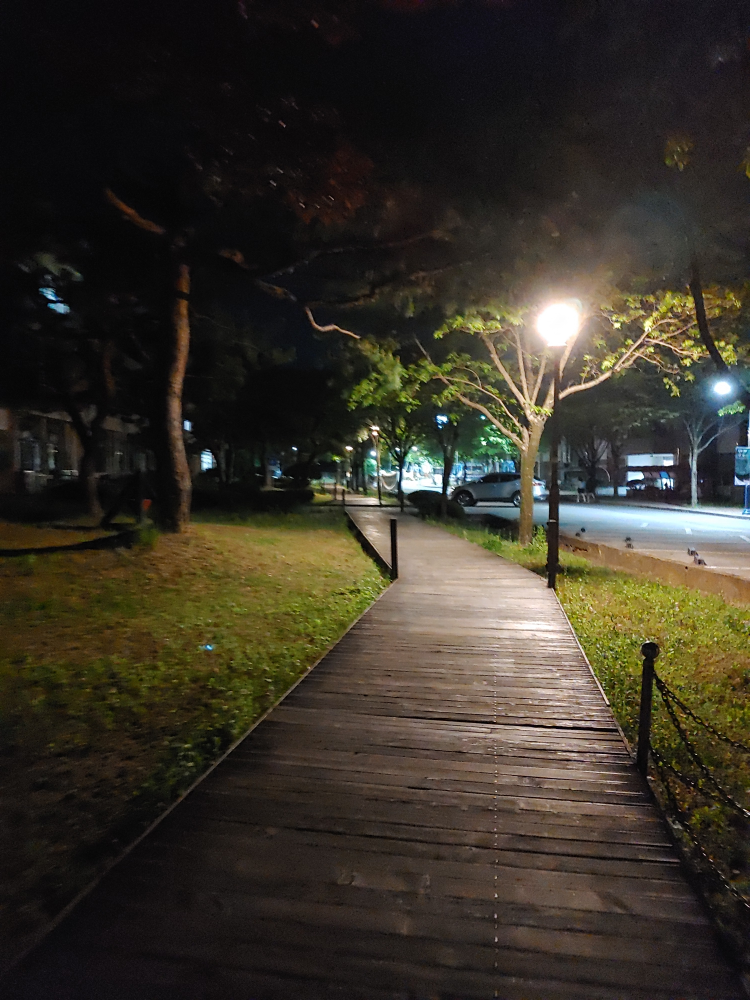
#> input picture Equalization and Function/KakaoTalk_20220427_144230142.jpg, 3000 x 4000 px (shown at 1/4 size); its folder holds only this picture in this run
$ python Streching.py
#> lines starting #> are read from the running program, lines starting #| are printed output that depends on the picture; after the words box and inside, x2 and y2 are one past the last pixel; in counts of white or black regions, pixels touching at a corner belong together
import cv2
import numpy as np
import matplotlib.pyplot as plt
from tkinter import *
from tkinter import  filedialog as fd

def StrechingLut(a, b) :
    LUT = np.zeros(256, dtype=np.uint8)
    for i in range(256):
        nv = 255/(b-a)*(i-a)
        if nv > 255 : nv = 255
        if nv < 0 : nv = 0
        LUT[i] = nv
    return LUT

def ShowHist(img,name) :
    plt.subplot(121),plt.imshow(img,"gray"),plt.title(name)
    plt.subplot(122),plt.hist(img.ravel(), 256, [0, 256]), plt.title(name+"Hist")
    plt.title("Histogram of "+name)
    plt.show()

root = Tk()
filename = fd.askopenfilename(initialdir="/", title= "Select file",filetypes=(("image files",("*.jpg","*.png")),("allfiles","*")))
#> the answer given: KakaoTalk_20220427_144230142.jpg
w = 300
h = 400
cvRgbImg = cv2.imread(filename,cv2.IMREAD_COLOR);
#> cvRgbImg is the input picture: shape (4000, 3000, 3); mean B, G, R 40.3, 50.9, 56.1
cvRgbImg = cv2.resize(cvRgbImg,(300,400))
#> cvRgbImg: shape (400, 300, 3)
cv2.imshow("cvRgbImg",cvRgbImg)
cv2.waitKey(0)

cvGrayImg = cv2.cvtColor(cvRgbImg,cv2.COLOR_RGB2GRAY)
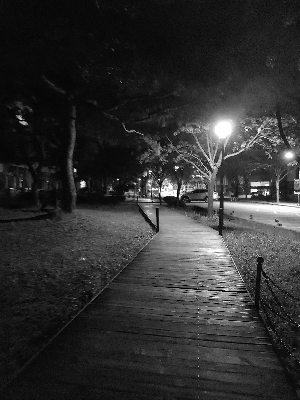
#> cvGrayImg: shape (400, 300); min 0, max 255, mean 48.5
ShowHist(cvGrayImg,"cvGrayImg")

cv2.imshow("cvGrayImg",cvGrayImg)
cv2.waitKey(0)

cvStreching = cvGrayImg
LUT = StrechingLut(5,150)
for y in range(h) :
    for x in range(w) :
        cvStreching[y,x] = LUT[cvGrayImg[y,x]]
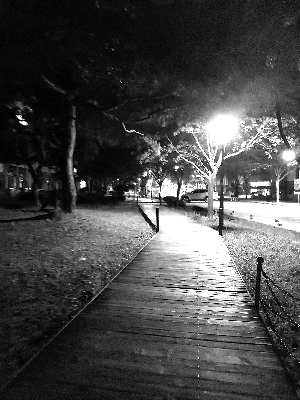
#> cvStreching: shape (400, 300); min 0, max 255, mean 72.4
ShowHist(cvStreching, "cvStreching")
cv2.imshow("histogram Streching",cvStreching)
cv2.waitKey(0)


cvEqualize = cv2.equalizeHist(cvGrayImg)
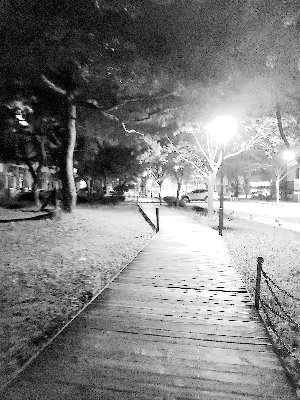
#> cvEqualize: shape (400, 300); min 0, max 255, mean 129.3
ShowHist(cvEqualize,"cvEqualize")
cv2.imshow("histogram Equalize", cvEqualize)
cv2.waitKey(0)


cvMinus = cvStreching-cvEqualize
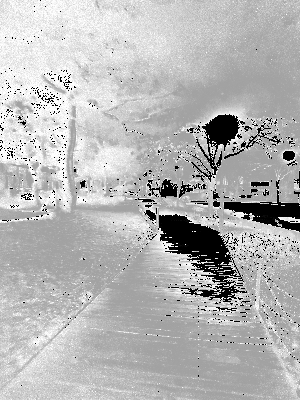
#> cvMinus: shape (400, 300); min 0, max 255, mean 181.2
for y in range(h) :
    for x in range(w) :
        if cvMinus[y,x] < 0 : cvMinus[y,x] = 0
        if cvMinus[y,x] > 255 : cvMinus[y,x] = 255
ShowHist(cvMinus, "cvMinus")
#> call 4 of ShowHist, with name = 'cvMinus'
#> in ShowHist (call 4), `plt.show()`:
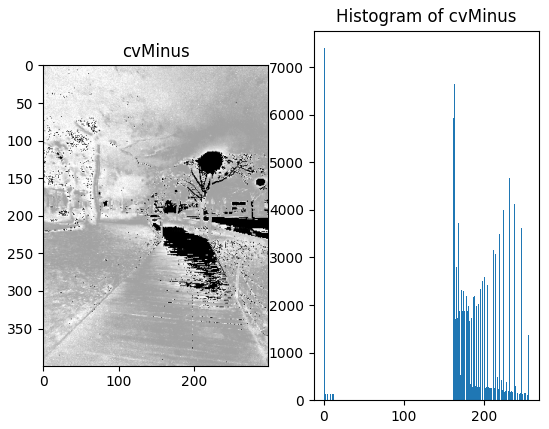
#> figure drawn by matplotlib, 2 panels; panel 2: tallest bar 7399 high, from x = 0 to 1
cv2.imshow("cvMinus",cvMinus)

cv2.waitKey(0)

h = 768
w = 1024
Graph = np.zeros((768, 1024))
cv2.imshow("Graph", Graph)
cv2.waitKey(0)
for y in range(h) :
    for x in range(w) :
        Graph[y,x] = 255
        if y == (x**3 - 2*x**2 + x - 150) :
            Graph[y,x] = 0
cv2.imshow("Graph",Graph)
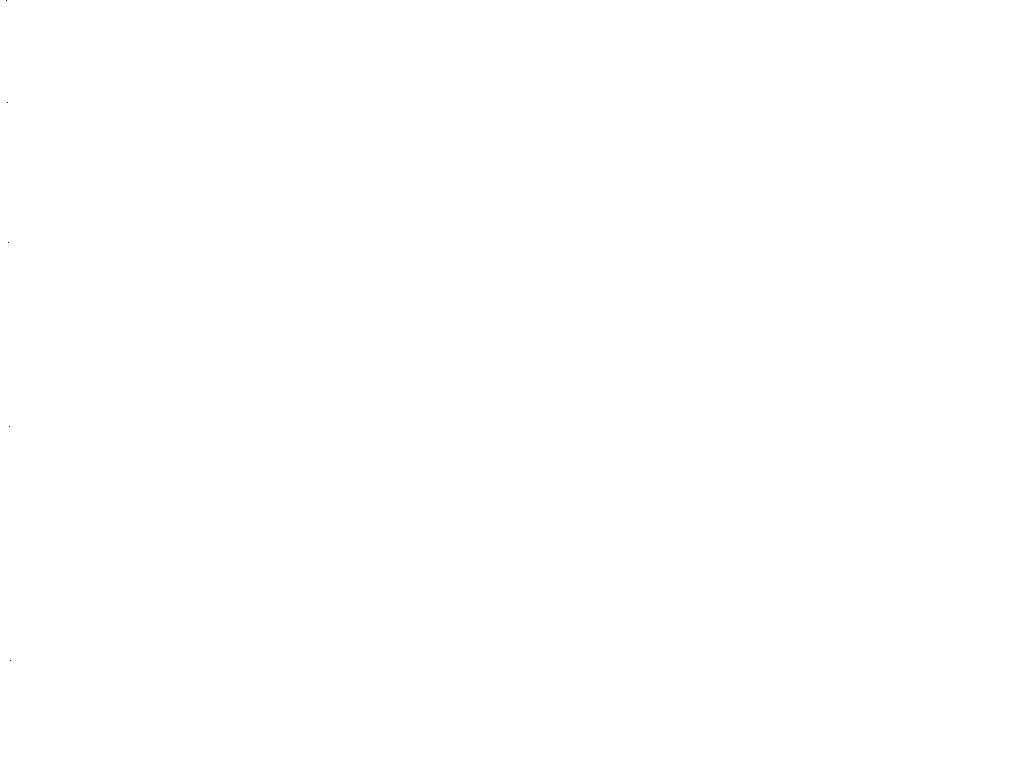
#> window 'Graph': shape (768, 1024); 100% white; black in thin lines or dots, all inside (x1, y1, x2, y2) = (6, 0, 11, 661)
cv2.waitKey(0)
preX = 0
for y in range(h) :
    for x in range(w) :
        Graph[y,x] = 255
        if y == x**3 - 2*x**2 + x - 150:
            Graph[y,x] = 255/2
            preX = x;
        if x == preX :
            Graph[y,x] = 0
cv2.imshow("Graph",Graph)
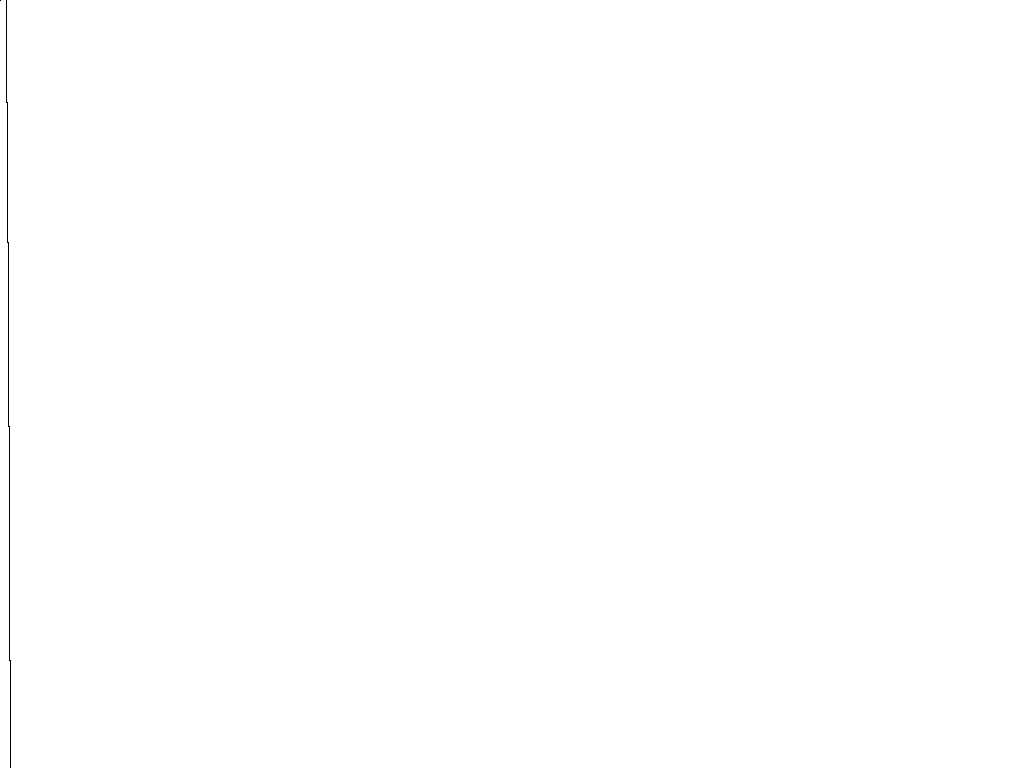
#> window 'Graph': shape (768, 1024); 99.9% white; black in thin lines or dots, all inside (x1, y1, x2, y2) = (0, 0, 11, 768)
cv2.waitKey(0)

# https://daewoonginfo.blogspot.com/2019/05/opencv-python-resize.html
# https://wikidocs.net/21113
